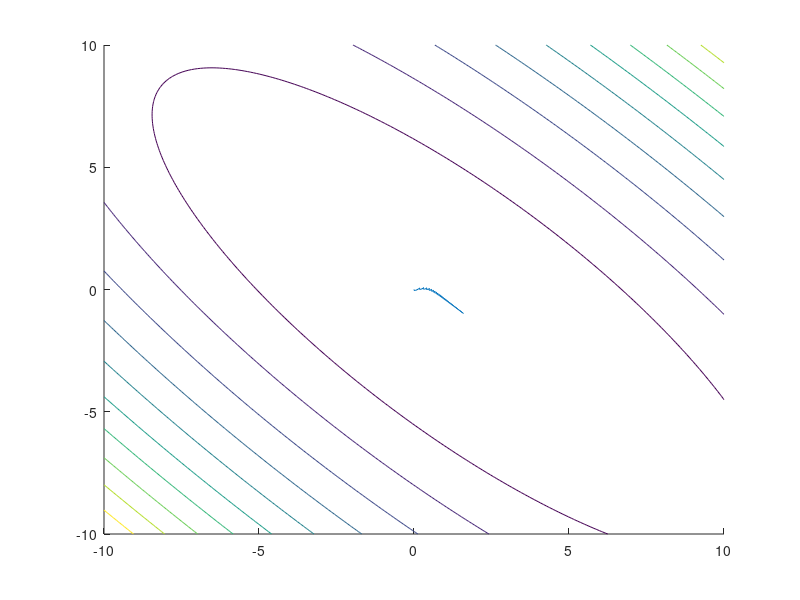

Here is the MATLAB script that generated this plot:
x1 = linspace(-10,10,200);
x2 = linspace(-10,10,200);

h = [4.0451;1.5451];
R = [5,4.0451;4.0451,5];
fx = [];
for x = x1
    for y = x2
        fx = [fx, 5 - 2 * [x,y] *h + [x,y]*R*[x;y]];
    end
end
fx = reshape(fx,200,200);
k = 0 ;
n = 400;
w = [0,0];
ws = [];
rate = 0.05;

while n >0
    p = [sin((k-1)*pi/5);sin((k-2)*pi/5)];
    a = w * p;
    t = sin(k*pi/5);
    e = t - a ;
    w = w + 2 * rate * e * p';
    ws = [ws;w];
    k = k + 1;
    n = n - 1;
end
hold on
contour(x1,x2,fx);
plot(ws(:,1),ws(:,2));
hold off

        
            
            

     
            
      
    